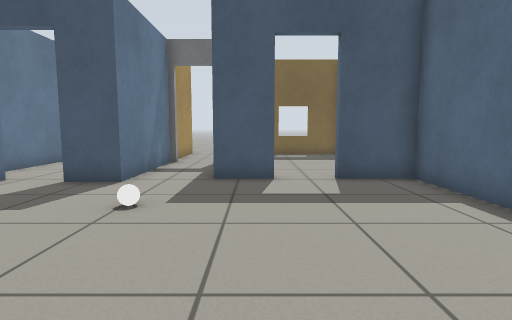
View 1 (above)

16 first-person views from a walk through a Gazebo world. The camera is 0.72 m above the floor, tilts 6° down and sees 80° across. The floor is counted in squares, 0.5 m on a side. Each view is taken from the middle of a square. On the plan, view 1 faces up. The plan holds only what a view shows up to about 14 squares ahead; the rest is blank.

View 2
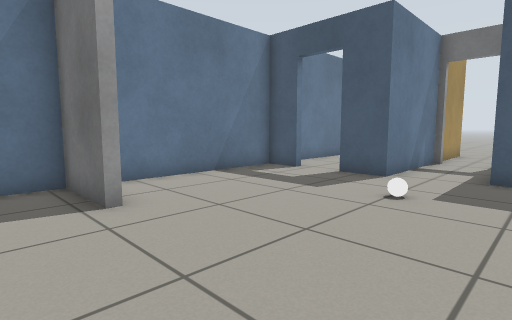

View 3
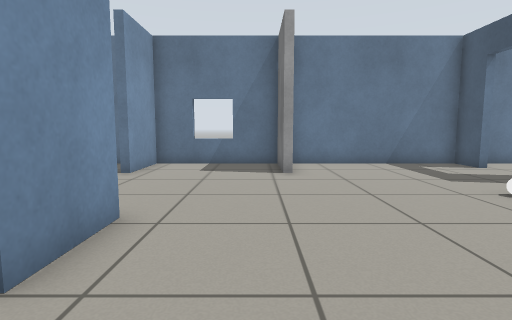

View 4
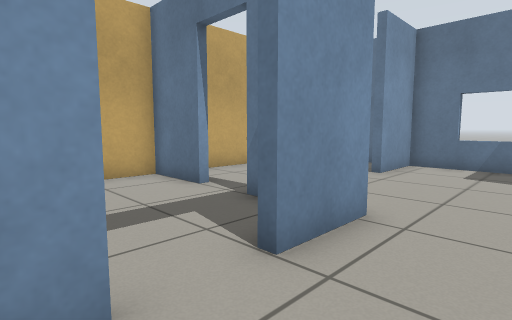

View 5
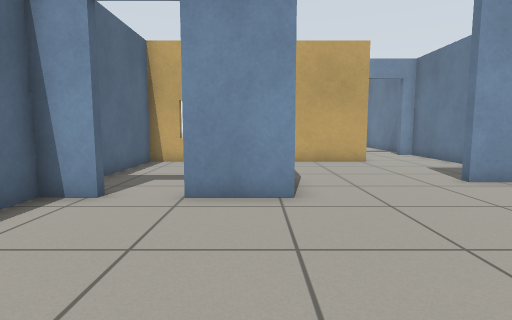

View 6
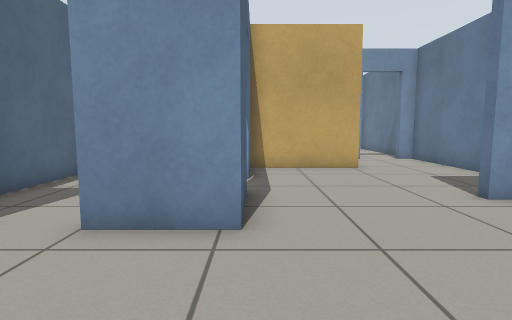

View 7
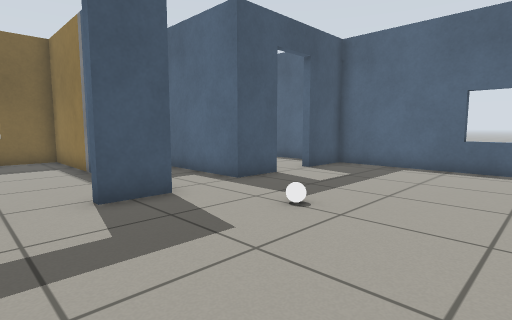

View 8
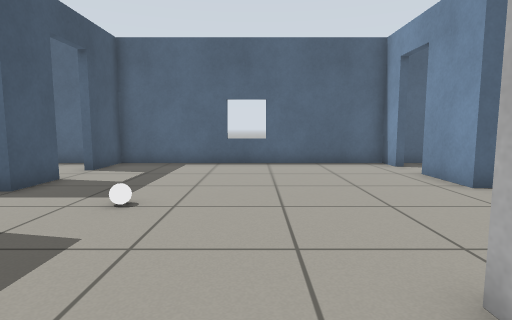

View 9
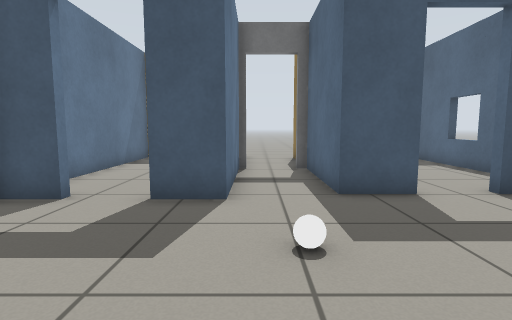

View 10
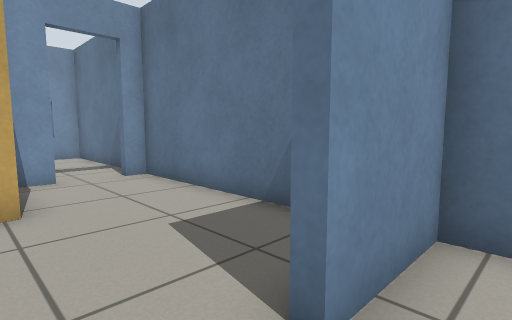

View 11
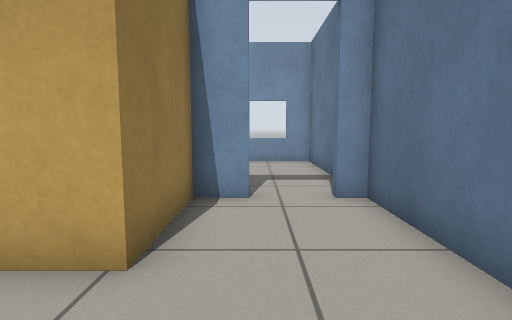

View 12
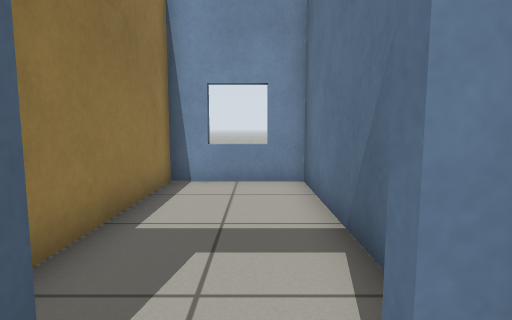

View 13
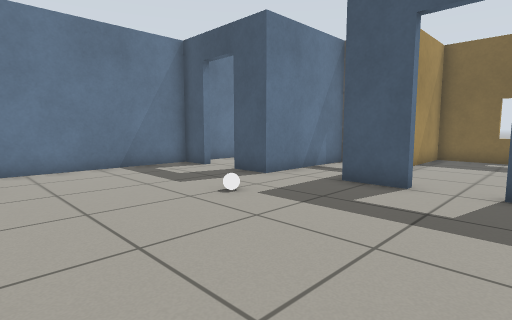

View 14
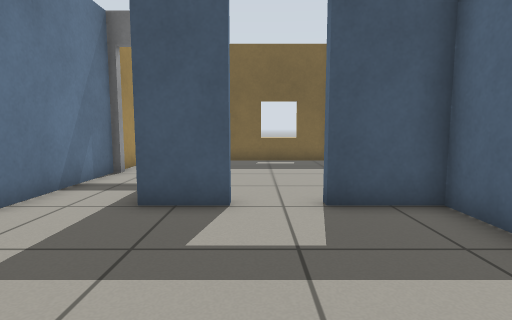

View 15
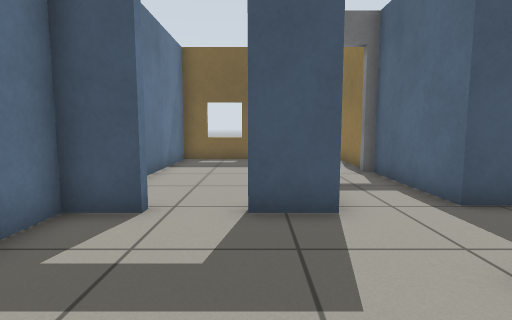

View 16
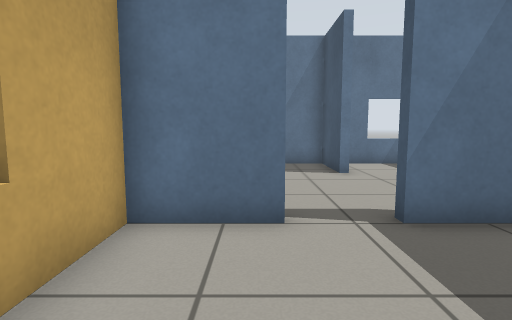

### Floor plan
Points are (right, up) in squares from view 1. A wall is a line through its corners. A room is listed if a view was taken in it or the views show most of it. See-through windows are left out.
Room 1 (views 1, 2, 3, 4, 5, 6, 7, 8, 9, 10, 13, 14, 15)
walls: (-5.6, 0.9) (-8.3, 0.9) (-8.3, -4) (-5.6, -4); (0.6, 8.5) (-1.2, 8.5) (-1.2, 12.7); (-0.8, -3.4) (-0.8, -2.2) (1.5, -2.2); (-6.9, 8) (-8.3, 8) (-8.3, 1.5); (3.3, -2.2) (4.5, -2.2) (4.5, 8.5) (2.3, 8.5); (-3.6, 12.9) (-3.6, 8) (-5.3, 8)
ways out: opening at (-3.5, -4) to room 2; open door at (2.5, -2) to room 3; open door at (-6.5, 8) to room 4; open door at (1.5, 9) to room 5; open door at (-2.5, 13)
objects: white ball (-2, 6)
Room 2 (views 11, 12)
walls: (-5.6, -4.3) (-8.3, -4.3) (-8.3, -12.2) (-7.6, -12.2); (-0.8, -4.8) (-0.8, -3.4); (-5.9, -12.2) (-4.7, -12.2) (-4.7, -9) (-0.8, -9) (-0.8, -7.1)
ways out: opening at (-3.5, -4) to room 1; open door at (-1, -5.5) to room 3; open door at (-6.5, -12) to room 6
Room 3 (view 16)
walls: (-0.5, -6.6) (-0.5, -9) (4.5, -9) (4.5, -3); (-0.5, -3.1) (-0.5, -4.8)
ways out: open door at (2.5, -2) to room 1; open door at (-1, -5.5) to room 2
Room 4 (no view inside)
walls: (-3.9, 12.5) (-3.9, 16.9) (-8.3, 16.9) (-8.3, 9.2)
ways out: open door at (-6.5, 8) to room 1
Room 5 (no view inside)
walls: (4.5, 10) (4.5, 16); (4.1, 16.5) (-0.9, 16.5) (-0.9, 13.2)
ways out: open door at (1.5, 9) to room 1
Room 6 (no view inside)
walls: (-8.3, -13.9) (-8.3, -19.2) (-4.7, -19.2) (-4.7, -14)
ways out: open door at (-6.5, -12) to room 2

Where each view was taken, in squares from view 1:
view 1: 0 up, 0 right, facing up
view 2: 1 down, 0 right, facing up-left
view 3: 0 up, 4 right, facing left
view 4: 0 up, 4 right, facing down-left
view 5: 4 up, 0 right, facing down
view 6: 2 up, 1 left, facing down
view 7: 2 up, 7 left, facing up-right
view 8: 3 up, 8 left, facing right
view 9: 2 up, 3 left, facing up
view 10: 3 down, 4 left, facing down-left
view 11: 6 down, 6 left, facing down
view 12: 11 down, 7 left, facing down
view 13: 1 up, 3 right, facing up-left
view 14: 3 up, 1 right, facing up
view 15: 3 up, 5 left, facing up
view 16: 7 down, 4 right, facing left
